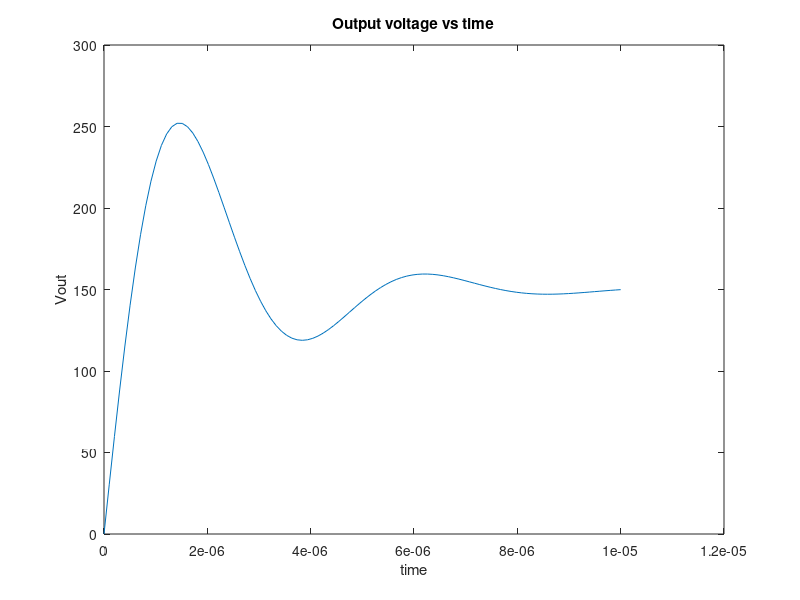

Write MATLAB code to recreate this figure.
% Emmanuel S Akosah     ENGS22
% HW 6, ques 1d


t = linspace(0,0.00001,100);
 
R = 100;
L = 0.0001;
C = 5*10^(-9);
 
z = R*sqrt(L*C)/(2*L);
w = 1./sqrt(L*C);
a = 150/(1.5*L);
 
phi = atan2(w*sqrt(1-z.^2), a-(w*z)) - atan2(sqrt(1-z.^2), -z);
 
v = (1.5/C).*((a./w.^2) + (((w*sqrt(1-z.^2)).^(-1)).*sqrt(((a./w)-z).^2+(1-z.^2)).*exp(-z.*w.*t).*sin((w.*sqrt(1-z.^2)).*t+phi)));
 
 
plot(t,v)
title('Output voltage vs time')
xlabel('time')
ylabel('Vout')

